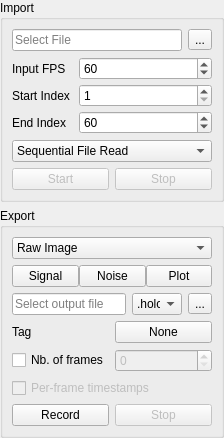
       <widget class="holovibes::gui::Frame" name="ImportExportFrame">
        <property name="sizePolicy">
         <sizepolicy hsizetype="Preferred" vsizetype="Preferred">
          <horstretch>0</horstretch>
          <verstretch>0</verstretch>
         </sizepolicy>
        </property>
        <property name="minimumSize">
         <size>
          <width>0</width>
          <height>0</height>
         </size>
        </property>
        <property name="maximumSize">
         <size>
          <width>221</width>
          <height>16777215</height>
         </size>
        </property>
        <property name="baseSize">
         <size>
          <width>0</width>
          <height>0</height>
         </size>
        </property>
        <layout class="QVBoxLayout" name="verticalLayout_4">
         <property name="leftMargin">
          <number>0</number>
         </property>
         <property name="topMargin">
          <number>0</number>
         </property>
         <property name="rightMargin">
          <number>0</number>
         </property>
         <property name="bottomMargin">
          <number>0</number>
         </property>
         <item>
          <widget class="holovibes::gui::ImportPanel" name="ImportPanel">
           <property name="sizePolicy">
            <sizepolicy hsizetype="Fixed" vsizetype="Preferred">
             <horstretch>1</horstretch>
             <verstretch>0</verstretch>
            </sizepolicy>
           </property>
           <property name="minimumSize">
            <size>
             <width>210</width>
             <height>0</height>
            </size>
           </property>
           <property name="maximumSize">
            <size>
             <width>252</width>
             <height>16777215</height>
            </size>
           </property>
           <property name="baseSize">
            <size>
             <width>210</width>
             <height>0</height>
            </size>
           </property>
           <property name="toolTip">
            <string notr="true"/>
           </property>
           <property name="toolTipDuration">
            <number>-1</number>
           </property>
           <property name="title">
            <string>Import</string>
           </property>
           <property name="flat">
            <bool>false</bool>
           </property>
           <layout class="QVBoxLayout" name="verticalLayout_6">
            <property name="spacing">
             <number>6</number>
            </property>
            <property name="sizeConstraint">
             <enum>QLayout::SetNoConstraint</enum>
            </property>
            <property name="leftMargin">
             <number>9</number>
            </property>
            <property name="topMargin">
             <number>9</number>
            </property>
            <property name="rightMargin">
             <number>9</number>
            </property>
            <property name="bottomMargin">
             <number>9</number>
            </property>
            <item>
             <layout class="QHBoxLayout" name="horizontalLayout_17">
              <item>
               <widget class="holovibes::gui::Drag_drop_lineedit" name="ImportPathLineEdit">
                <property name="enabled">
                 <bool>true</bool>
                </property>
                <property name="acceptDrops">
                 <bool>true</bool>
                </property>
                <property name="text">
                 <string/>
                </property>
                <property name="dragEnabled">
                 <bool>false</bool>
                </property>
                <property name="readOnly">
                 <bool>true</bool>
                </property>
                <property name="placeholderText">
                 <string>Select File</string>
                </property>
               </widget>
              </item>
              <item>
               <widget class="QToolButton" name="InputBrowseToolButton">
                <property name="acceptDrops">
                 <bool>true</bool>
                </property>
                <property name="toolTip">
                 <string>The .holo file to use instead of a camera</string>
                </property>
                <property name="text">
                 <string>...</string>
                </property>
                <property name="shortcut">
                 <string>Ctrl+O</string>
                </property>
               </widget>
              </item>
             </layout>
            </item>
            <item>
             <layout class="QGridLayout" name="gridLayout_12">
              <property name="horizontalSpacing">
               <number>9</number>
              </property>
              <property name="verticalSpacing">
               <number>4</number>
              </property>
              <item row="1" column="0">
               <widget class="QLabel" name="ImportStartIndexLabel">
                <property name="toolTip">
                 <string>The frame to start reading at</string>
                </property>
                <property name="text">
                 <string>Start Index</string>
                </property>
                <property name="alignment">
                 <set>Qt::AlignLeading|Qt::AlignLeft|Qt::AlignVCenter</set>
                </property>
               </widget>
              </item>
              <item row="1" column="1">
               <widget class="QSpinBox" name="ImportStartIndexSpinBox">
                <property name="enabled">
                 <bool>true</bool>
                </property>
                <property name="sizePolicy">
                 <sizepolicy hsizetype="Expanding" vsizetype="Fixed">
                  <horstretch>0</horstretch>
                  <verstretch>0</verstretch>
                 </sizepolicy>
                </property>
                <property name="minimum">
                 <number>1</number>
                </property>
                <property name="maximum">
                 <number>2100000000</number>
                </property>
                <property name="value">
                 <number>1</number>
                </property>
               </widget>
              </item>
              <item row="2" column="1">
               <widget class="QSpinBox" name="ImportEndIndexSpinBox">
                <property name="enabled">
                 <bool>true</bool>
                </property>
                <property name="sizePolicy">
                 <sizepolicy hsizetype="Expanding" vsizetype="Fixed">
                  <horstretch>0</horstretch>
                  <verstretch>0</verstretch>
                 </sizepolicy>
                </property>
                <property name="minimum">
                 <number>1</number>
                </property>
                <property name="maximum">
                 <number>2100000000</number>
                </property>
                <property name="value">
                 <number>60</number>
                </property>
               </widget>
              </item>
              <item row="0" column="1">
               <widget class="QSpinBox" name="ImportInputFpsSpinBox">
                <property name="enabled">
                 <bool>true</bool>
                </property>
                <property name="sizePolicy">
                 <sizepolicy hsizetype="Expanding" vsizetype="Fixed">
                  <horstretch>0</horstretch>
                  <verstretch>0</verstretch>
                 </sizepolicy>
                </property>
                <property name="toolTip">
                 <string/>
                </property>
                <property name="minimum">
                 <number>1</number>
                </property>
                <property name="maximum">
                 <number>2100000000</number>
                </property>
                <property name="value">
                 <number>60</number>
                </property>
               </widget>
              </item>
              <item row="2" column="0">
               <widget class="QLabel" name="ImportEndIndexLabel">
                <property name="toolTip">
                 <string>The frame to stop reading at</string>
                </property>
                <property name="text">
                 <string>End Index</string>
                </property>
                <property name="alignment">
                 <set>Qt::AlignLeading|Qt::AlignLeft|Qt::AlignVCenter</set>
                </property>
               </widget>
              </item>
              <item row="0" column="0">
               <widget class="QLabel" name="ImportFpsLabel">
                <property name="toolTip">
                 <string>The number of images that will be read per second</string>
                </property>
                <property name="text">
                 <string>Input FPS</string>
                </property>
                <property name="alignment">
                 <set>Qt::AlignLeading|Qt::AlignLeft|Qt::AlignVCenter</set>
                </property>
               </widget>
              </item>
             </layout>
            </item>
            <item>
             <widget class="QComboBox" name="FileLoadKindComboBox">
              <item>
               <property name="text">
                <string>Sequential File Read</string>
               </property>
              </item>
              <item>
               <property name="text">
                <string>Load in GPU VRAM</string>
               </property>
              </item>
              <item>
               <property name="text">
                <string>Load in CPU RAM</string>
               </property>
              </item>
             </widget>
            </item>
            <item>
             <layout class="QHBoxLayout" name="horizontalLayout_27">
              <item>
               <widget class="QPushButton" name="ImportStartPushButton">
                <property name="enabled">
                 <bool>false</bool>
                </property>
                <property name="toolTip">
                 <string>Start processing the file</string>
                </property>
                <property name="text">
                 <string>Start</string>
                </property>
                <property name="shortcut">
                 <string>Ctrl+T</string>
                </property>
               </widget>
              </item>
              <item>
               <widget class="QPushButton" name="ImportStopPushButton">
                <property name="enabled">
                 <bool>false</bool>
                </property>
                <property name="toolTip">
                 <string>Stop processing</string>
                </property>
                <property name="text">
                 <string>Stop</string>
                </property>
               </widget>
              </item>
             </layout>
            </item>
           </layout>
          </widget>
         </item>
         <item>
          <widget class="holovibes::gui::ExportPanel" name="ExportPanel">
           <property name="minimumSize">
            <size>
             <width>0</width>
             <height>0</height>
            </size>
           </property>
           <property name="maximumSize">
            <size>
             <width>255</width>
             <height>16777215</height>
            </size>
           </property>
           <property name="baseSize">
            <size>
             <width>0</width>
             <height>0</height>
            </size>
           </property>
           <property name="toolTip">
            <string notr="true"/>
           </property>
           <property name="toolTipDuration">
            <number>-1</number>
           </property>
           <property name="title">
            <string>Export</string>
           </property>
           <property name="flat">
            <bool>false</bool>
           </property>
           <layout class="QGridLayout" name="gridLayout_10">
            <item row="0" column="0">
             <layout class="QHBoxLayout" name="horizontalLayout_9">
              <item>
               <widget class="QComboBox" name="RecordImageModeComboBox">
                <property name="sizePolicy">
                 <sizepolicy hsizetype="Preferred" vsizetype="Fixed">
                  <horstretch>0</horstretch>
                  <verstretch>0</verstretch>
                 </sizepolicy>
                </property>
                <property name="minimumSize">
                 <size>
                  <width>126</width>
                  <height>0</height>
                 </size>
                </property>
                <property name="toolTip">
                 <string>Defines what to record</string>
                </property>
                <item>
                 <property name="text">
                  <string>Raw Image</string>
                 </property>
                </item>
                <item>
                 <property name="text">
                  <string>Processed Image</string>
                 </property>
                </item>
                <item>
                 <property name="text">
                  <string>Chart</string>
                 </property>
                </item>
                <item>
                 <property name="text">
                  <string>Moments</string>
                 </property>
                </item>
                <item>
                 <property name="text">
                  <string>3D Cuts XZ</string>
                 </property>
                </item>
                <item>
                 <property name="text">
                  <string>3D Cuts YZ</string>
                 </property>
                </item>
                <item>
                 <property name="text">
                  <string>OCT CUBE</string>
                 </property>
                </item>
                <item>
                 <property name="text">
                  <string>OCT CUBE FLOAT</string>
                 </property>
                </item>
               </widget>
              </item>
             </layout>
            </item>
            <item row="1" column="0">
             <widget class="QFrame" name="RecordFrame">
              <property name="maximumSize">
               <size>
                <width>200</width>
                <height>250</height>
               </size>
              </property>
              <property name="frameShape">
               <enum>QFrame::NoFrame</enum>
              </property>
              <property name="frameShadow">
               <enum>QFrame::Plain</enum>
              </property>
              <property name="lineWidth">
               <number>2</number>
              </property>
              <layout class="QVBoxLayout" name="recordLayout">
               <property name="spacing">
                <number>6</number>
               </property>
               <property name="leftMargin">
                <number>0</number>
               </property>
               <property name="topMargin">
                <number>0</number>
               </property>
               <property name="rightMargin">
                <number>0</number>
               </property>
               <property name="bottomMargin">
                <number>0</number>
               </property>
               <item>
                <widget class="QWidget" name="ChartPlotWidget" native="true">
                 <property name="sizePolicy">
                  <sizepolicy hsizetype="Preferred" vsizetype="Preferred">
                   <horstretch>0</horstretch>
                   <verstretch>0</verstretch>
                  </sizepolicy>
                 </property>
                 <property name="minimumSize">
                  <size>
                   <width>0</width>
                   <height>0</height>
                  </size>
                 </property>
                 <property name="maximumSize">
                  <size>
                   <width>210</width>
                   <height>40</height>
                  </size>
                 </property>
                 <layout class="QHBoxLayout" name="horizontalLayout_11">
                  <property name="spacing">
                   <number>0</number>
                  </property>
                  <property name="sizeConstraint">
                   <enum>QLayout::SetDefaultConstraint</enum>
                  </property>
                  <property name="leftMargin">
                   <number>0</number>
                  </property>
                  <property name="topMargin">
                   <number>0</number>
                  </property>
                  <property name="rightMargin">
                   <number>0</number>
                  </property>
                  <property name="bottomMargin">
                   <number>0</number>
                  </property>
                  <item>
                   <widget class="QPushButton" name="ChartSignalPushButton">
                    <property name="text">
                     <string>Signal</string>
                    </property>
                   </widget>
                  </item>
                  <item>
                   <widget class="QPushButton" name="ChartNoisePushButton">
                    <property name="text">
                     <string>Noise</string>
                    </property>
                   </widget>
                  </item>
                  <item>
                   <widget class="QPushButton" name="ChartPlotPushButton">
                    <property name="text">
                     <string>Plot</string>
                    </property>
                   </widget>
                  </item>
                 </layout>
                </widget>
               </item>
               <item>
                <layout class="QHBoxLayout" name="outputFileSelectionLayout">
                 <property name="spacing">
                  <number>6</number>
                 </property>
                 <item>
                  <widget class="holovibes::gui::Drag_drop_lineedit" name="OutputFilePathLineEdit">
                   <property name="inputMask">
                    <string/>
                   </property>
                   <property name="text">
                    <string/>
                   </property>
                   <property name="dragEnabled">
                    <bool>false</bool>
                   </property>
                   <property name="readOnly">
                    <bool>true</bool>
                   </property>
                   <property name="placeholderText">
                    <string>Select output file</string>
                   </property>
                  </widget>
                 </item>
                 <item>
                  <widget class="QComboBox" name="RecordExtComboBox">
                   <property name="maximumSize">
                    <size>
                     <width>50</width>
                     <height>16777215</height>
                    </size>
                   </property>
                   <property name="toolTip">
                    <string>The extension of the file; also defines the format of the recording</string>
                   </property>
                   <item>
                    <property name="text">
                     <string>.holo</string>
                    </property>
                   </item>
                   <item>
                    <property name="text">
                     <string>.mp4</string>
                    </property>
                   </item>
                   <item>
                    <property name="text">
                     <string>.avi</string>
                    </property>
                   </item>
                   <item>
                    <property name="text">
                     <string>.csv</string>
                    </property>
                   </item>
                   <item>
                    <property name="text">
                     <string>.txt</string>
                    </property>
                   </item>
                   <item>
                    <property name="text">
                     <string>.h5</string>
                    </property>
                   </item>
                  </widget>
                 </item>
                 <item>
                  <widget class="QToolButton" name="OutputFileBrowseToolButton">
                   <property name="text">
                    <string>...</string>
                   </property>
                   <property name="shortcut">
                    <string>Ctrl+S</string>
                   </property>
                  </widget>
                 </item>
                </layout>
               </item>
               <item>
                <layout class="QGridLayout" name="recordedEyeGridLayout">
                 <item row="0" column="0" colspan="3">
                  <widget class="QLabel" name="RecordedEyeLabel">
                   <property name="toolTip">
                    <string>Which eye is being recorded.</string>
                   </property>
                   <property name="text">
                    <string>Tag</string>
                   </property>
                  </widget>
                 </item>
                 <item row="0" column="3" colspan="3">
                  <widget class="QPushButton" name="RecordedEyePushButton">
                   <property name="toolTip">
                    <string>Switch between left eye, right eye or none</string>
                   </property>
                   <property name="text">
                    <string>None</string>
                   </property>
                  </widget>
                 </item>
                </layout>
               </item>
               <item>
                <layout class="QHBoxLayout" name="numberOfFramesLayout">
                 <item>
                  <widget class="QCheckBox" name="NumberOfFramesCheckBox">
                   <property name="toolTip">
                    <string>Number of frames to record</string>
                   </property>
                   <property name="text">
                    <string>Nb. of frames</string>
                   </property>
                  </widget>
                 </item>
                 <item>
                  <widget class="QSpinBox" name="NumberOfFramesSpinBox">
                   <property name="enabled">
                    <bool>false</bool>
                   </property>
                   <property name="toolTip">
                    <string/>
                   </property>
                   <property name="minimum">
                    <number>0</number>
                   </property>
                   <property name="maximum">
                    <number>8388608</number>
                   </property>
                   <property name="value">
                    <number>0</number>
                   </property>
                  </widget>
                 </item>
                </layout>
               </item>
               <item>
                <widget class="QCheckBox" name="RecordFrameTimestampsCheckBox">
                 <property name="enabled">
                  <bool>false</bool>
                 </property>
                 <property name="toolTip">
                  <string>Save timestamps for every recorded frame in the footer. Available only for RAW camera .holo recordings and increases the footer size. Cameras without timestamp support store zero values.</string>
                 </property>
                 <property name="text">
                  <string>Per-frame timestamps</string>
                 </property>
                </widget>
               </item>
               <item>
                <layout class="QHBoxLayout" name="recordPushButtonsLayout">
                 <item>
                  <widget class="QPushButton" name="ExportRecPushButton">
                   <property name="toolTip">
                    <string>Start recording</string>
                   </property>
                   <property name="text">
                    <string>Record</string>
                   </property>
                   <property name="shortcut">
                    <string>Ctrl+R</string>
                   </property>
                  </widget>
                 </item>
                 <item>
                  <widget class="QPushButton" name="ExportStopPushButton">
                   <property name="enabled">
                    <bool>false</bool>
                   </property>
                   <property name="toolTip">
                    <string>Stop the recording manually</string>
                   </property>
                   <property name="text">
                    <string>Stop</string>
                   </property>
                   <property name="shortcut">
                    <string>Ctrl+R</string>
                   </property>
                  </widget>
                 </item>
                </layout>
               </item>
              </layout>
             </widget>
            </item>
            <item row="2" column="0">
             <spacer name="BottomExportSpacer">
              <property name="orientation">
               <enum>Qt::Vertical</enum>
              </property>
              <property name="sizeHint" stdset="0">
               <size>
                <width>20</width>
                <height>0</height>
               </size>
              </property>
             </spacer>
            </item>
           </layout>
          </widget>
         </item>
        </layout>
       </widget>
